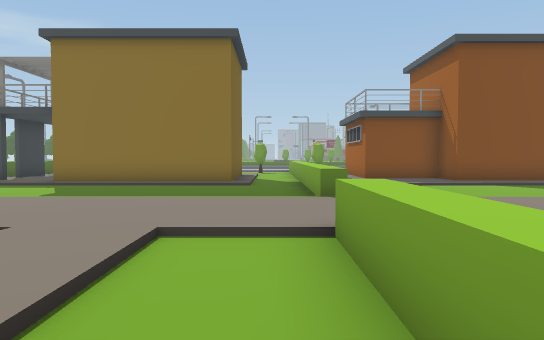
[1] (above)

19 first-person views from a walk through a scene from a Unity 3-D project. The camera is 1.5 m above the floor, tilts 2° down and sees 70° across. The floor is counted in squares, 2 m on a side. Each view is taken from the middle of a square. On the plan, view 1 faces up. The plan holds only what a view shows up to about 12 squares ahead; the rest is blank. The place goes on beyond the plan.

[2]
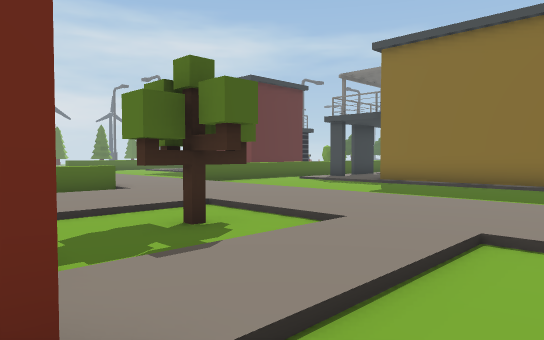

[3]
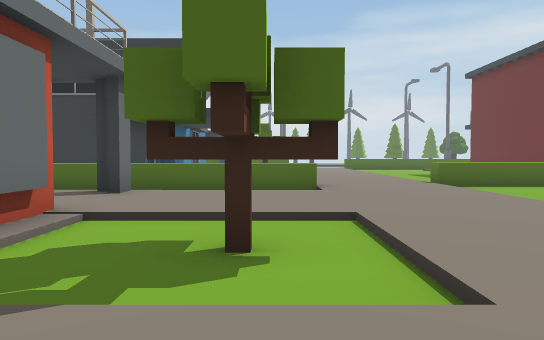

[4]
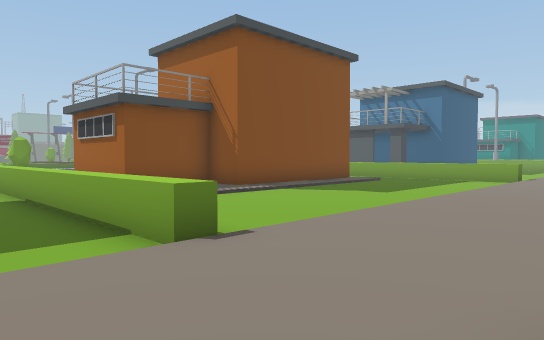

[5]
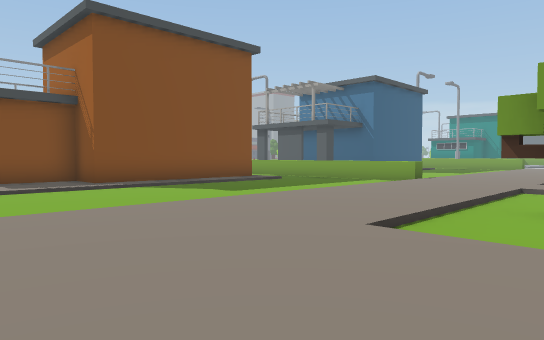

[6]
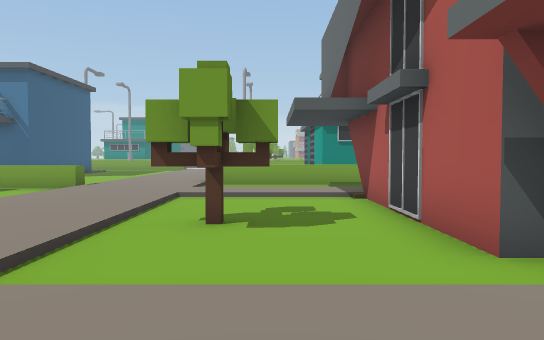

[7]
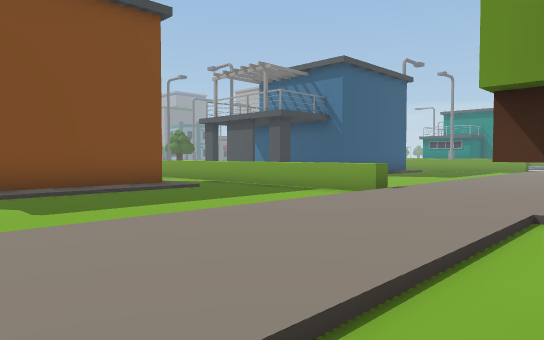

[8]
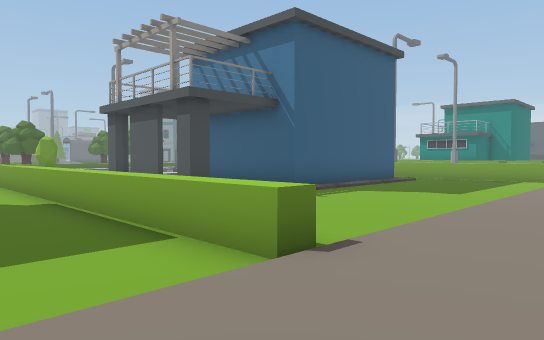

[9]
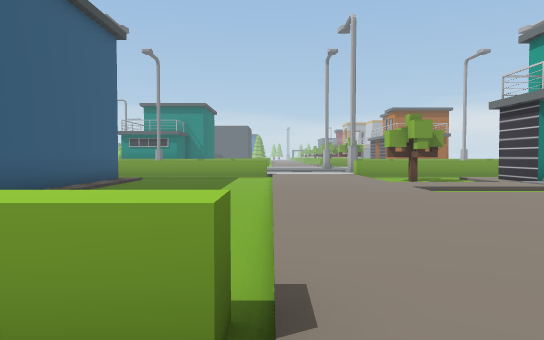

[10]
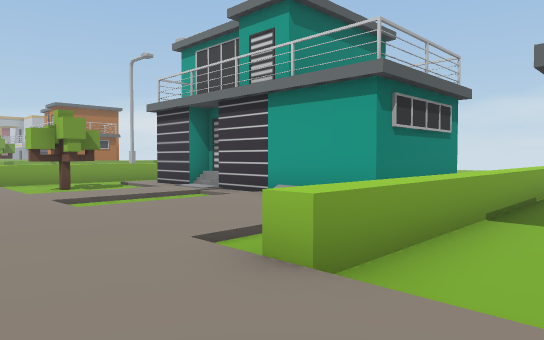

[11]
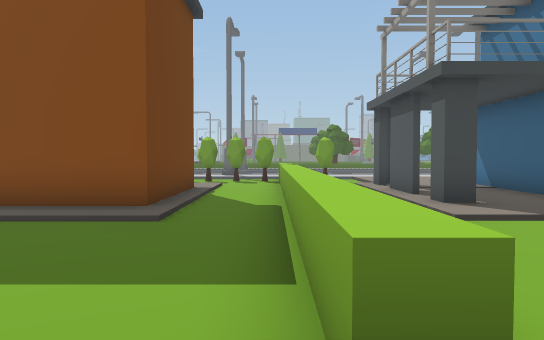

[12]
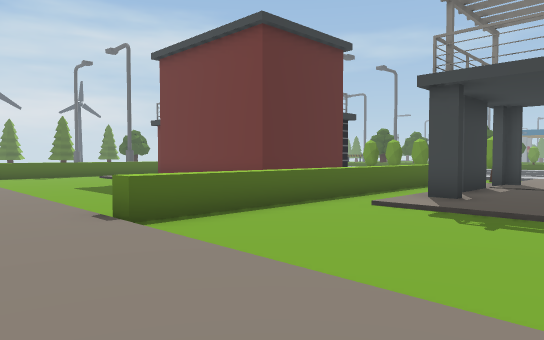

[13]
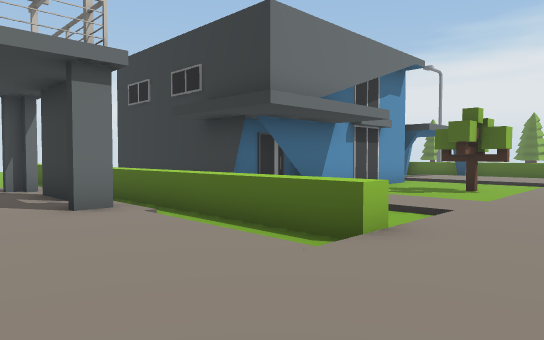

[14]
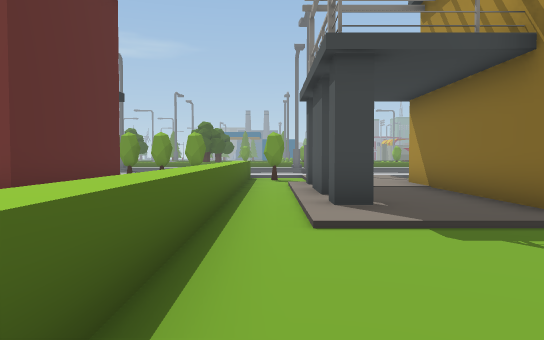

[15]
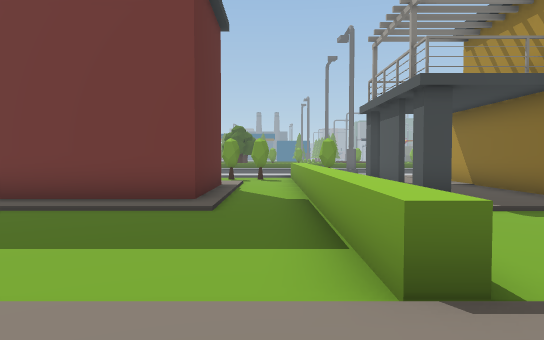

[16]
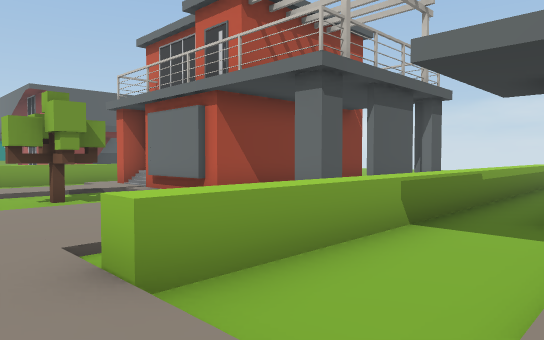

[17]
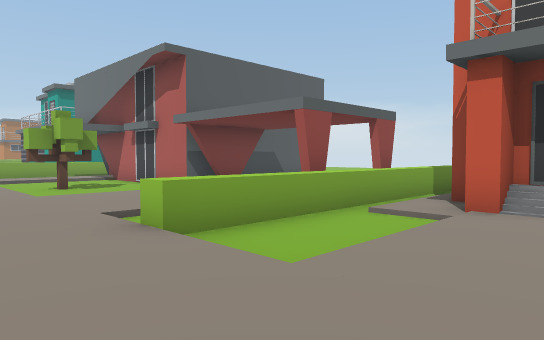

[18]
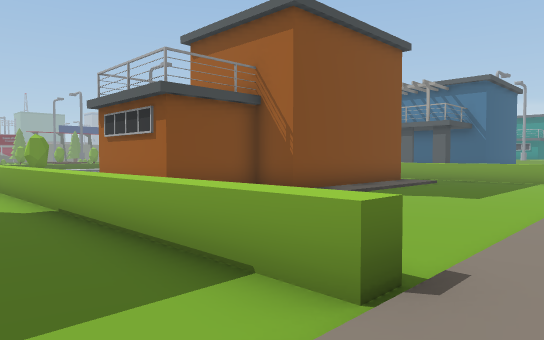

[19]
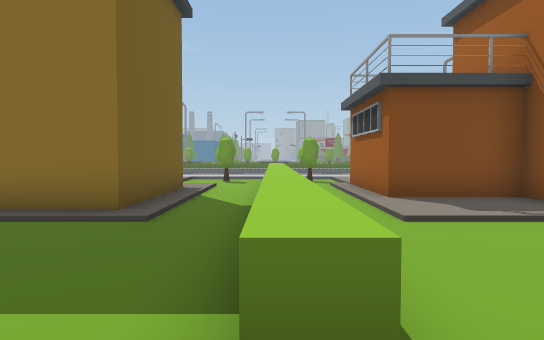

### Floor plan
Key: @ floor where view 1 was taken; # wall or solid block; x gap in a wall; . main floor; : floor 0.25 m higher than the main floor; / step, stairs or slope; ^ raised ledge; T tree; B bush.
Columns run from 16 left of view 1 to 24 right of it. Each row starts with its distance up from view 1.
 19      ^   :/       B
 18      ^./::/     .^./        .^
 17    /.^.#::#    :.^.#       :.^  #:
 16   #/.^.:::#    :.^.#       :.^. :::#
 15   #/.^.#::#    #.^.#       #.^. #::#
 14   #/.^.x::#    #.^.####    #.^..x::#
 13   #/.^.:::#    #.^.:::#    #.^..#::#
 12 ###/.^.:::######.^.:::######.^..:::######
 11 ////.^./////////.^./////////.^../////////
 10 .....^...........^...........^...........
  9 .....^...........^...........^...........
  8 .....^...........^...........^...........
  7 /////////////////////////////////////////
  6   :::::::::::::::::::::::::::::::::::::::
  5   :::::::::::::::::::::::::::::::::::::::
  4 ////:///:::///://^/::://////://^/:://:///
  3 T../:.^.:::.T.:/.^.:::..T../:..^/::/.:/TT
  2 T../:.^.:::.T.:/.^.:::..T../: .^ ::/.:/.T
  1 ..   .^/:::///://^   :...../: .^  ://:///
  0 #### .^/#:####/#@^   :####### .^/####/##:
 -1    ###^/x:#  ###/^    #       .^ #

Positions as (right, up) in squares from view 1, and headings:
1: (0, 0), facing up
2: (0, 0), facing up-left
3: (-1, 3), facing left
4: (-1, 4), facing up-right
5: (2, 2), facing up-right
6: (3, 2), facing right
7: (6, 3), facing up-right
8: (11, 5), facing up-right
9: (12, 7), facing right
10: (13, 6), facing down-right
11: (13, 6), facing up
12: (-6, 5), facing up-left
13: (-6, 6), facing down-left
14: (-10, 7), facing up
15: (-12, 5), facing up
16: (-12, 5), facing down-right
17: (-3, 6), facing down-right
18: (-1, 6), facing up-right
19: (1, 6), facing up
